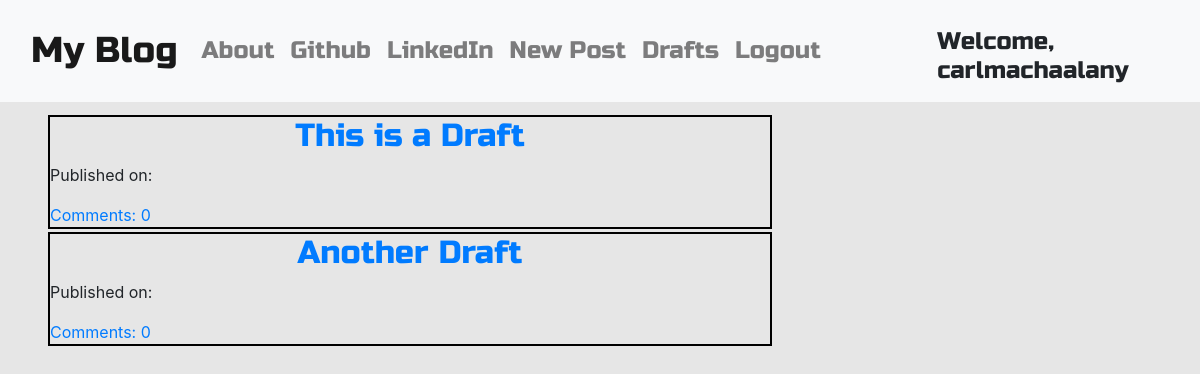
Page /drafts/ (signed in) on the committed database.
### blog/models.py (models this page shows, shortened)
class Post(models.Model):
    author = models.ForeignKey('auth.User', on_delete=models.CASCADE)
    title = models.CharField(max_length=200)
    text = models.TextField()
    create_date = models.DateTimeField(default=timezone.now)
    published_date = models.DateTimeField(blank=True, null=True)
    def approve_comments(self):
        return self.comments.filter(approved_comment=True)

### blog/views.py (the view)
# urls.py: path('drafts/', views.DraftListView.as_view(), name='post_draft_list'),
class DraftListView(LoginRequiredMixin, ListView):
    login_url = '/login/'
    context_object_name = 'posts'
    redirect_field_name = 'blog/post_list.html'
    model = Post
    def get_queryset(self):
        return Post.objects.filter(published_date__isnull=True).order_by('create_date')

### blog/templates/blog/post_list.html
{% extends 'blog/base.html' %}
{% block content %}
  <div class="centerstage">
    {% for post in posts %}
    <div style='border: 2px solid black; margin: 3px;'>
      <div class="post">
        <h6 class='posttitle'><a href="{% url 'post_detail' pk=post.pk %}">{{ post.title }}</a></h6>
      </div>
      <div class="date">
        <p>Published on: {{post.published_date|date:"D M Y"}}</p>
      </div>
      <a href="{% url 'post_detail' pk=post.pk %}">Comments: {{post.approve_comments.count}}</a>
    </div>
    {% endfor %}
  </div>
{% endblock %}

### blog/templates/blog/base.html (shortened to what this page needs)
<!DOCTYPE html>
{% load static %}
<html lang="en" dir="ltr">
  <head>
    <link rel="stylesheet" href="https://use.fontawesome.com/releases/v5.7.0/css/all.css">
    <link rel="stylesheet" href="https://stackpath.bootstrapcdn.com/bootstrap/4.1.3/css/bootstrap.min.css"
>
    <link href="https://maxcdn.bootstrapcdn.com/font-awesome/4.7.0/css/font-awesome.min.css" rel="stylesheet">
    <link rel="stylesheet" href="//cdn.jsdelivr.net/npm/medium-editor@latest/dist/css/medium-editor.min.css" type="text/css" media="screen" charset="utf-8">
    <link rel="stylesheet" href="{% static 'css/blog.css' %}">
  </head>
  <body style='background-color: #e6e6e6;'>
    <nav class="navbar navbar-expand-lg navbar-light bg-light techfont">
      <div class="container-fluid">
        <a class="navbar-brand bigbrand" href="{% url 'post_list' %}">My Blog</a>
        <div class="collapse navbar-collapse" id="navbarSupportedContent">
          <ul class="navbar-nav me-auto mb-2 mb-lg-0">
            <li class="nav-item">
              <a class="nav-link" aria-current="page" href="{% url 'about' %}">About</a>
            </li>
            <li class="nav-item">
              <a class="nav-link" href="https://github.com/carlmachaalany">Github</a>
            </li>
            <li class="nav-item">
              <a class="nav-link" href="https://www.linkedin.com/in/carlmachaalani">LinkedIn</a>
            </li>
            {% if user.is_authenticated %}
            <li class="nav-item">
              <a class="nav-link" href="{% url 'post_new' %}">New Post</a>
            </li>
            <li class="nav-item">
              <a class="nav-link" href="{% url 'post_draft_list' %}">Drafts</a>
            </li>
            <li class="nav-item">
              <a class="nav-link" href="{% url 'logout' %}">Logout</a>
            </li>
            {% else %}
            <li class="nav-item">
              <a class="nav-link" href="{% url 'login' %}">Login</a>
            </li>
            {% endif %}
        </div>
      </div>
      {% if user.is_authenticated %}
        <h5 class='go-right'>Welcome, {{user.username}}</h5>
      {% endif %}
    </nav>
    <div class="content container">
      <div class="row">
        <div class="col-md-8">
          <div class="blog_posts">
            {% block content %}
            {% endblock %}
          </div>
        </div>
      </div>
    </div>
  </body>
</html>

### blog/static/css/blog.css (style rules this page uses)
.techfont { font-family: 'Russo One', sans-serif; font-size: 1.5em; margin-bottom: 10px; }
.bigbrand { font-size: 1.5em; }
.go-right { margin-top: 20px; float: right; font-size: 1em; }
.centerstage { margin-left:auto; margin-right: auto; }
.posttitle { font-family: 'Russo One', sans-serif; font-size: 2em; text-align: center; color: red; }

### rows in the picture
Post: title "This is a Draft", approve_comments.count "0"
Post: title "Another Draft", approve_comments.count "0"

### other values in the picture
{{ user.username }} "carlmachaalany"
